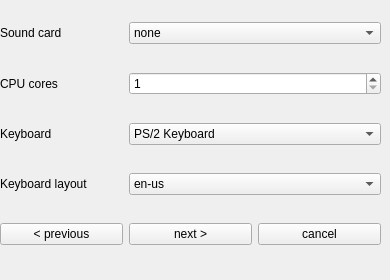
   <widget class="QWidget" name="page_9">
    <widget class="QWidget" name="gridLayoutWidget_9">
     <property name="geometry">
      <rect>
       <x>0</x>
       <y>0</y>
       <width>381</width>
       <height>271</height>
      </rect>
     </property>
     <layout class="QGridLayout" name="gridLayout_9">
      <item row="3" column="0">
       <widget class="QLabel" name="lbl_kbdlayout">
        <property name="text">
         <string>Keyboard layout</string>
        </property>
       </widget>
      </item>
      <item row="4" column="1">
       <widget class="QPushButton" name="btn_next6">
        <property name="text">
         <string>next &gt;</string>
        </property>
       </widget>
      </item>
      <item row="4" column="2">
       <widget class="QPushButton" name="btn_cancel6">
        <property name="text">
         <string>cancel</string>
        </property>
       </widget>
      </item>
      <item row="4" column="0">
       <widget class="QPushButton" name="btn_prev6">
        <property name="text">
         <string>&lt; previous</string>
        </property>
       </widget>
      </item>
      <item row="1" column="0">
       <widget class="QLabel" name="lbl_cores">
        <property name="text">
         <string>CPU cores</string>
        </property>
       </widget>
      </item>
      <item row="2" column="0">
       <widget class="QLabel" name="lbl_kbd">
        <property name="text">
         <string>Keyboard</string>
        </property>
       </widget>
      </item>
      <item row="0" column="0">
       <widget class="QLabel" name="lbl_sound">
        <property name="text">
         <string>Sound card</string>
        </property>
       </widget>
      </item>
      <item row="0" column="1" colspan="2">
       <widget class="QComboBox" name="cb_sound">
        <item>
         <property name="text">
          <string>none</string>
         </property>
        </item>
       </widget>
      </item>
      <item row="1" column="1" colspan="2">
       <widget class="QSpinBox" name="sb_cores">
        <property name="minimum">
         <number>1</number>
        </property>
        <property name="maximum">
         <number>8</number>
        </property>
       </widget>
      </item>
      <item row="2" column="1" colspan="2">
       <widget class="QComboBox" name="cb_kbd">
        <item>
         <property name="text">
          <string>PS/2 Keyboard</string>
         </property>
        </item>
        <item>
         <property name="text">
          <string>USB Keyboard</string>
         </property>
        </item>
       </widget>
      </item>
      <item row="3" column="1" colspan="2">
       <widget class="QComboBox" name="cb_kbdlayout">
        <item>
         <property name="text">
          <string>en-us</string>
         </property>
        </item>
        <item>
         <property name="text">
          <string>en-gb</string>
         </property>
        </item>
        <item>
         <property name="text">
          <string>de</string>
         </property>
        </item>
        <item>
         <property name="text">
          <string>fr</string>
         </property>
        </item>
        <item>
         <property name="text">
          <string>ja</string>
         </property>
        </item>
        <item>
         <property name="text">
          <string>ru</string>
         </property>
        </item>
        <item>
         <property name="text">
          <string>pl</string>
         </property>
        </item>
        <item>
         <property name="text">
          <string>is</string>
         </property>
        </item>
        <item>
         <property name="text">
          <string>es</string>
         </property>
        </item>
        <item>
         <property name="text">
          <string>pt</string>
         </property>
        </item>
        <item>
         <property name="text">
          <string>fi</string>
         </property>
        </item>
        <item>
         <property name="text">
          <string>it</string>
         </property>
        </item>
       </widget>
      </item>
     </layout>
    </widget>
   </widget>
